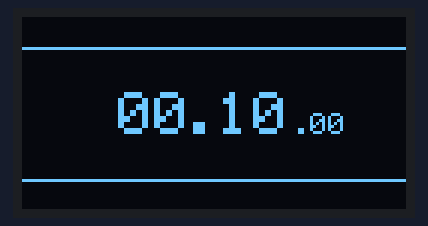
Recording of a sketch running on a simulated Arduino Uno, built with avr-gcc and run on an emulated ATmega328P. Parts: 128×64 one-colour display.

Above: at 0.1 s.
At 4.2 s:
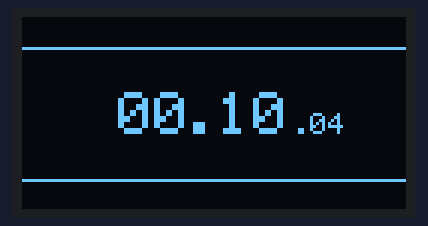
At 11.3 s:
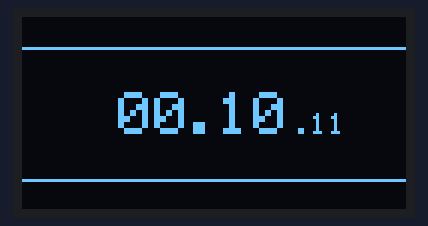
At 19.5 s:
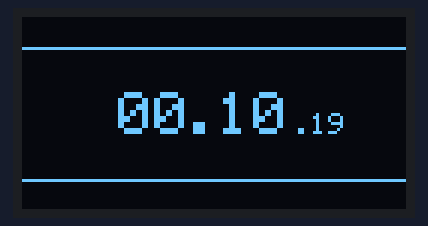
At 29.7 s:
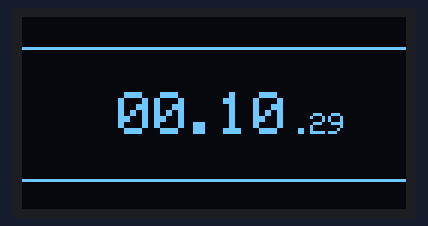
At 38.9 s:
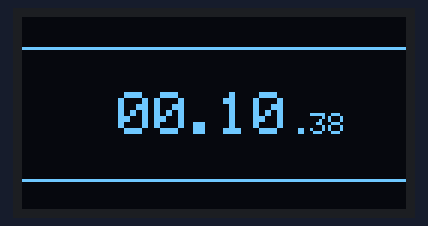

Measured:
- what the display in image 0 shows lasts 0.9 s, from 0.1 s to 1.0 s

The sketch:

deneme_1.ino
```cpp
#include <Adafruit_GFX.h>
#include <Adafruit_SH1106.h>
Adafruit_SH1106 display(4);


int onceizman =0;
int saniye =0;
int dakika =10;
int saat =0;

void setup()
{
  display.begin(SH1106_SWITCHCAPVCC, 0x3C);
  display.clearDisplay();
  display.setTextColor(WHITE);
  display.display();
}

void loop()
{
  display.clearDisplay();
  cizgi();
  zaman();

  display.setTextSize(1);
  display.setCursor(90,32);
  if (saniye<10){display.println(".0"+String(saniye));}else {display.println("."+String(saniye));}

  display.setTextSize(2);
  display.setCursor(53,25);
  if (dakika<10){display.println(".0"+String(dakika));}else {display.println("."+String(dakika));}

  display.setTextSize(2);
  display.setCursor(32,25);
  if (saat<10){display.println("0"+String(saat));}else {display.println(String(saat));}

  display.display();


}


void cizgi ()
{
  display.drawLine(0,10,128,10,WHITE); // (başlangıç x, y, bitiş x, y)
  display.drawLine(0,54,128,54,WHITE); // (başlangıç x, y, bitiş x, y)
}

void zaman ()
{
  int yenizmn=millis();
  if ( yenizmn - onceizman >1000)
  {
    onceizman = yenizmn ;
    if (saniye == 59){
      if (dakika == 59)
      {
        if (saat == 23)
        {
          saniye =0;
          dakika =0;
          saat   =0;
          }
          else {
            saniye =0;
            dakika =0;
            saat++;
            }
        }
        else
        {
          saniye =0;
          dakika ++;
          }
    }
    else
    {
      saniye ++;
      }

  }
}
```
